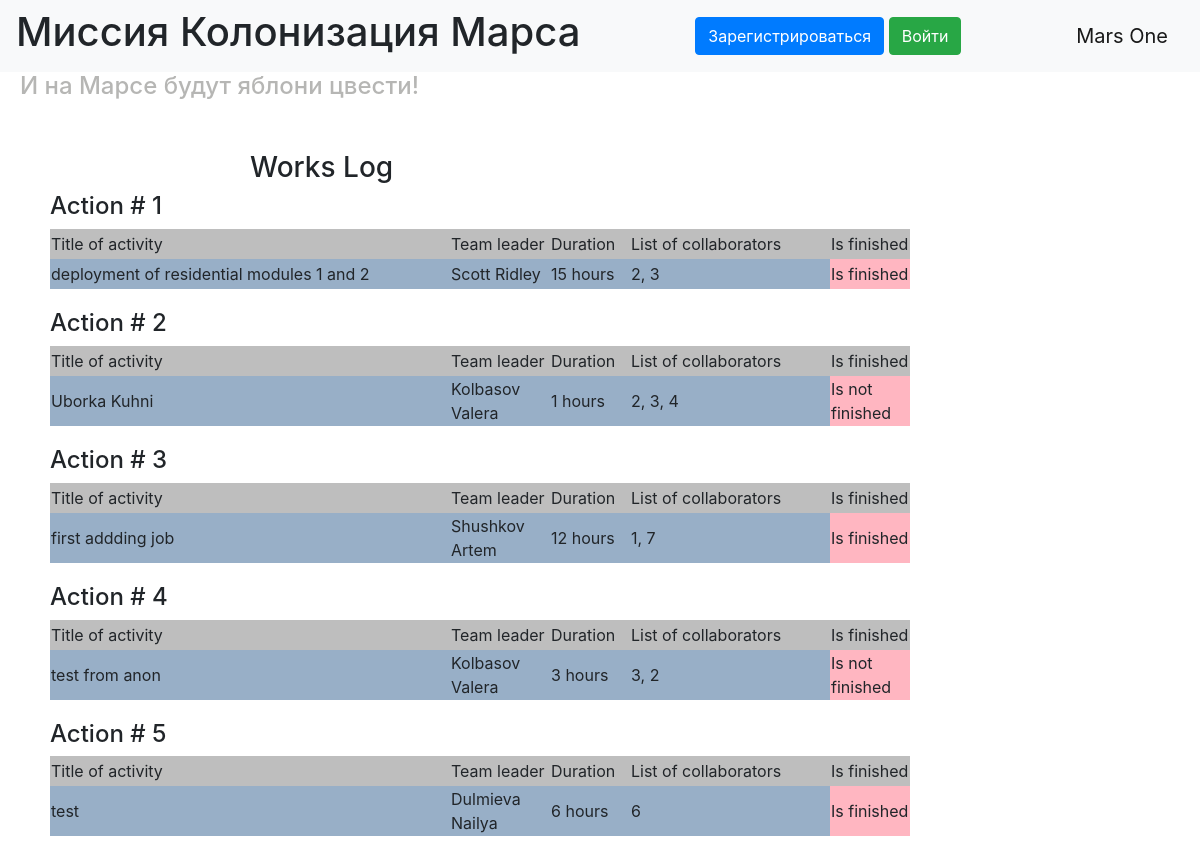
The page / on the database its author committed.
### data/jobs.py (models this page shows)
class Jobs(SqlAlchemyBase, SerializerMixin):
    __tablename__ = 'jobs'
    id = sqlalchemy.Column(sqlalchemy.Integer,
                           primary_key=True, autoincrement=True)
    team_leader = sqlalchemy.Column(sqlalchemy.Integer,
                                    sqlalchemy.ForeignKey("users.id"))
    job = sqlalchemy.Column(sqlalchemy.String, nullable=True)
    work_size = sqlalchemy.Column(sqlalchemy.Integer, nullable=True)
    collaborators = sqlalchemy.Column(sqlalchemy.String, nullable=True)
    start_date = sqlalchemy.Column(sqlalchemy.DateTime, default=datetime.datetime.now)
    end_date = sqlalchemy.Column(sqlalchemy.DateTime)
    is_finished = sqlalchemy.Column(sqlalchemy.Boolean, default=True)

### main_old.py (the view)
@app.route("/")
def index():
    jobs = []
    for job in db_sess.query(Jobs).all():
        user = db_sess.query(User).filter(User.id == job.team_leader).first()
        name = user.surname + ' ' + user.name
        jobs.append((job.job, name, f'{job.work_size} hours', job.collaborators,
                     'Is finished' if job.is_finished else 'Is not finished',
                     current_user.is_authenticated and (job.team_leader == current_user.id or current_user.id == 1),
                     job.id))
    return render_template("index.html", style=url_for('static', filename='css/style.css'), jobs=jobs)

### templates/index.html (shortened to what this page needs)
{% extends "base.html" %}
{% block content %}
<div class="main_content">
    <h3 class="works_log">Works Log</h3>
    {% for job in jobs %}
        <h4>Action # {{loop.index}}</h4>
        <table class="job_table">
            <tr class="cap">
                <td width="400px" height="20px">Title of activity</td>
                <td width="100px" height="20px">Team leader</td>
                <td width="80px" height="20px">Duration</td>
                <td width="200px" height="20px">List of collaborators</td>
                <td width="80px" height="30px">Is finished</td>
            </tr>
            <tr class="info">
                <td width="400px" height="20px">{{job[0]}}</td>
                <td width="100px" height="20px">{{job[1]}}</td>
                <td width="80px" height="20px">{{job[2]}}</td>
                <td width="200px" height="20px">{{job[3]}}</td>
                <td width="80px" height="30px" class="is_finished_info">{{job[4]}}</td>
            </tr>
        </table>
    {% endfor %}
</div>
{% endblock %}
{% block style_block %}
<link href={{style}} rel="stylesheet" type="text/css">
{% endblock %}

### static/css/style.css (style rules this page uses)
.works_log { margin-left: 200px; }
.main_content { margin-left: 50px; margin-top: 50px; }
.cap { background-color: #BEBEBE; }
.info { background-color: #98AFC7; }
.is_finished_info { background-color: #ffb6c1; }
.job_table { margin-bottom: 20px; }

### rows shown on the page
Jobs: job "deployment of residential modules 1 and 2", job "Scott Ridley", job "15 hours", collaborators "2, 3", job "Is finished"
Jobs: job "Uborka Kuhni", job "Kolbasov Valera", job "1 hours", collaborators "2, 3, 4", job "Is not finished"
Jobs: job "first addding job", job "Shushkov Artem", job "12 hours", collaborators "1, 7", job "Is finished"
Jobs: job "test from anon", job "Kolbasov Valera", job "3 hours", collaborators "3, 2", job "Is not finished"
Jobs: job "test", job "Dulmieva Nailya", job "6 hours", work_size "6", job "Is finished"
